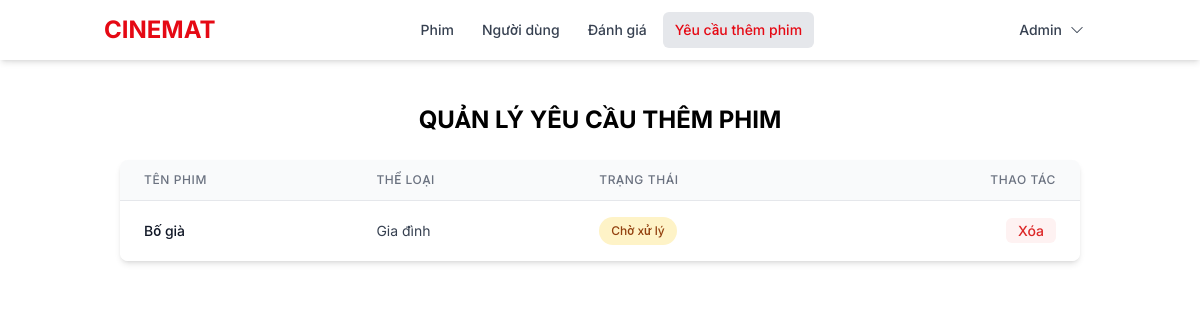
/admin/requires/require.php (signed in), run on the app's committed database.
### tables this page shows
CREATE TABLE `yeu_cau_them_phim` (
  `id_yeu_cau` int(11) NOT NULL,
  `id_nguoi_dung` int(11) DEFAULT NULL,
  `ten_phim` varchar(255) DEFAULT NULL,
  `the_loai` text DEFAULT NULL,
  `trang_thai` enum('cho_duyet','da_xu_ly') DEFAULT 'cho_duyet',
  `thoi_gian` datetime DEFAULT current_timestamp()
);

### admin/requires/require.php (the view, shortened to what this page needs)
<?php
require_once 'C:\xamppp\htdocs\CINEMAT\admin\layouts\header.php';
$sql = "SELECT *
        FROM yeu_cau_them_phim";
$result = mysqli_query($conn, $sql);
?>
<!DOCTYPE html>
<html lang="vi">
<head>
    <link href="https://cdn.jsdelivr.net/npm/bootstrap-icons@1.10.0/font/bootstrap-icons.css" rel="stylesheet">
    <script src="https://cdn.tailwindcss.com"></script>
</head>
<body>
    <div class="container mx-auto px-4 py-8" style = 'padding: 80px 32px'>
        <h2 class="text-2xl font-bold text-center mb-6"  >QUẢN LÝ YÊU CẦU THÊM PHIM</h2>
        <div class="bg-white rounded-lg shadow-md overflow-hidden">
            <table class="min-w-full divide-y divide-gray-200">
                <thead class="bg-gray-50">
                    <tr>
                        <th scope="col" class="px-6 py-3 text-left text-xs font-medium text-gray-500 uppercase tracking-wider">
                            Tên phim
                        </th>
                        <th scope="col" class="px-6 py-3 text-left text-xs font-medium text-gray-500 uppercase tracking-wider">
                            Thể loại
                        </th>
                        <th scope="col" class="px-6 py-3 text-left text-xs font-medium text-gray-500 uppercase tracking-wider">
                            Trạng thái
                        </th>
                        <th scope="col" class="px-6 py-3 text-right text-xs font-medium text-gray-500 uppercase tracking-wider">
                            Thao tác
                        </th>
                    </tr>
                </thead>
                <tbody class="bg-white divide-y divide-gray-200" id="requestsTableBody">
                    <?php while ($row = mysqli_fetch_assoc($result)): ?>
                        <tr>
                            <td class="px-6 py-4 whitespace-nowrap text-sm font-medium text-gray-900">
                                <?php echo htmlspecialchars($row['ten_phim']); ?>
                            </td>
                            <td class="px-6 py-4 whitespace-nowrap text-sm text-gray-700">
                                <?php echo htmlspecialchars($row['the_loai']); ?>
                            </td>
                            <td class="px-6 py-4 whitespace-nowrap text-sm">
                                <?php if ($row['trang_thai'] === 'da_xu_ly'): ?>
                                    <span class="status-badge status-processed">Đã xử lý</span>
                                <?php else: ?>
                                    <span class="status-badge status-pending">Chờ xử lý</span>
                                <?php endif; ?>
                            </td>
                            <td class="px-6 py-4 whitespace-nowrap text-sm text-right">
                                <a href="?action=delete&id=<?php echo $row['id_yeu_cau']; ?>"
                                onclick="return confirm('Bạn có chắc chắn muốn xóa yêu cầu này?')"
                                class="delete-btn px-3 py-1 rounded-md font-medium">Xóa</a>
                            </td>
                        </tr>
                    <?php endwhile; ?>
                </tbody>
            </table>
        </div>
    </div>
</html>

### admin/layouts/header.php (style rules this page uses)
:root { --primary: #E50914; --light-gray: #F5F5F5; --border: #DDDDDD; }
* { font-family: 'Inter', 'Roboto', 'Helvetica', sans-serif; }
body { background-color: #FFFFFF; margin: 0; padding: 0; }

### admin/requires/require.php (style rules this page uses)
:root { --primary: #E50914; --light-gray: #F5F5F5; --border: #DDDDDD; }
* { font-family: 'Inter', 'Roboto', 'Helvetica', sans-serif; }
body { background-color: #FFFFFF; }
.status-badge { display: inline-block; padding: 0.25rem 0.75rem; border-radius: 9999px; font-size: 0.75rem; font-weight: 500; }
.status-pending { background-color: #FEF3C7; color: #92400E; }
.delete-btn { background-color: #FEF2F2; color: #DC2626; transition: all 0.2s; }

### data on the page
yeu_cau_them_phim: ten_phim "Bố già", the_loai "Gia đình", trang_thai "Chờ xử lý"
